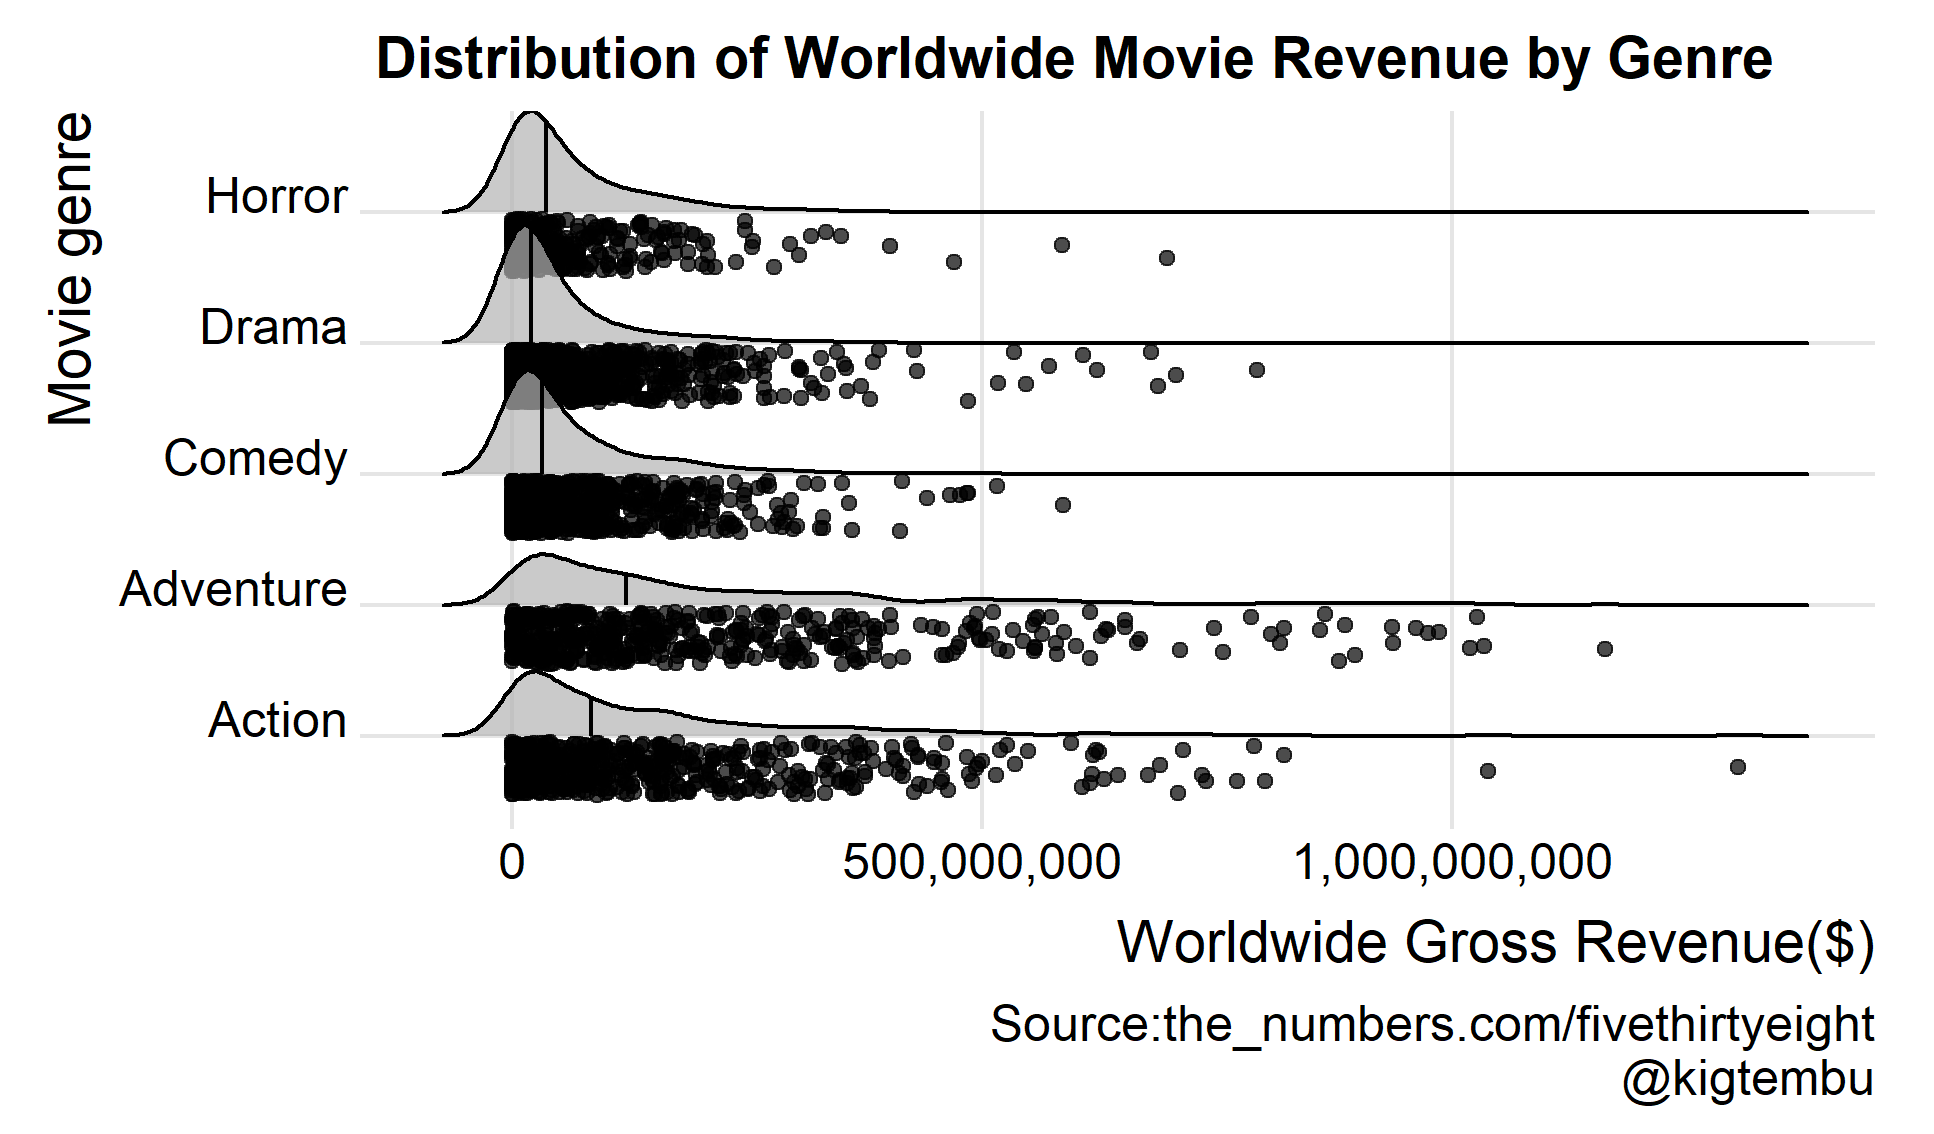

Here is the R script that generated this plot:
###-----------------------###
## Week 30 Tidytuesday     ##
## Created by Kigen Tembu  ##
## 23/10/2018              ##
#---------------------------#


# packages ----------------------------------------------------------------

library(tidyverse)
library(RCurl)
library(skimr)
library(ggridges)
library(gghighlight)
library(scales)
library(viridis)


# read data --------------------------------------------------------------

url <- 'https://raw.githubusercontent.com/rfordatascience/tidytuesday/master/data/2018-10-23/movie_profit.csv'
movies <- read.csv(text = getURL(url),header = TRUE)


# data wrangling ----------------------------------------------------------
skim(movies)

movies1 <- select(movies,genre,movie,worldwide_gross)%>%
           ggplot(aes(x=worldwide_gross,y=genre))+
           stat_density_ridges(scale = 0.9,jittered_points = TRUE,position = 'raincloud',
           alpha = 0.7,quantile_lines = TRUE,quantiles = 2)+
           scale_x_continuous(labels = comma)+
           theme_ridges()+
           labs(title = 'Distribution of Worldwide Movie Revenue by Genre',
                x = 'Worldwide Gross Revenue($)',
                y = 'Movie genre',
                caption = 'Source:the_numbers.com/fivethirtyeight\n@kigtembu')
           
ggsave('week30.png',plot = movies1)

movies2 <- select(movies,genre,movie,worldwide_gross,production_budget)%>%
           mutate(revenue_cost_ratio = (worldwide_gross/production_budget) )%>%
           ggplot(aes(x=revenue_cost_ratio,y=genre,fill =0.5 - abs(0.5-..ecdf..)))+
           stat_density_ridges(geom = 'density_ridges_gradient',calc_ecdf = TRUE,
                               scale = 0.9,jittered_points = TRUE,position = 'raincloud',
                      alpha = 0.7,quantile_lines = TRUE,quantiles = 2)+
           scale_fill_viridis(name = 'Tail Probability',direction = -1)+
           theme_ridges()+
           labs(title = 'Distribution of Revenue to Cost Ratio by Genre',
           x = 'Revenue to Cost Ratio',
           y = 'Movie genre',
           caption = 'Source:the_numbers.com/fivethirtyeight\n@kigtembu')

ggsave('week30_Rev.png',plot = movies2)
